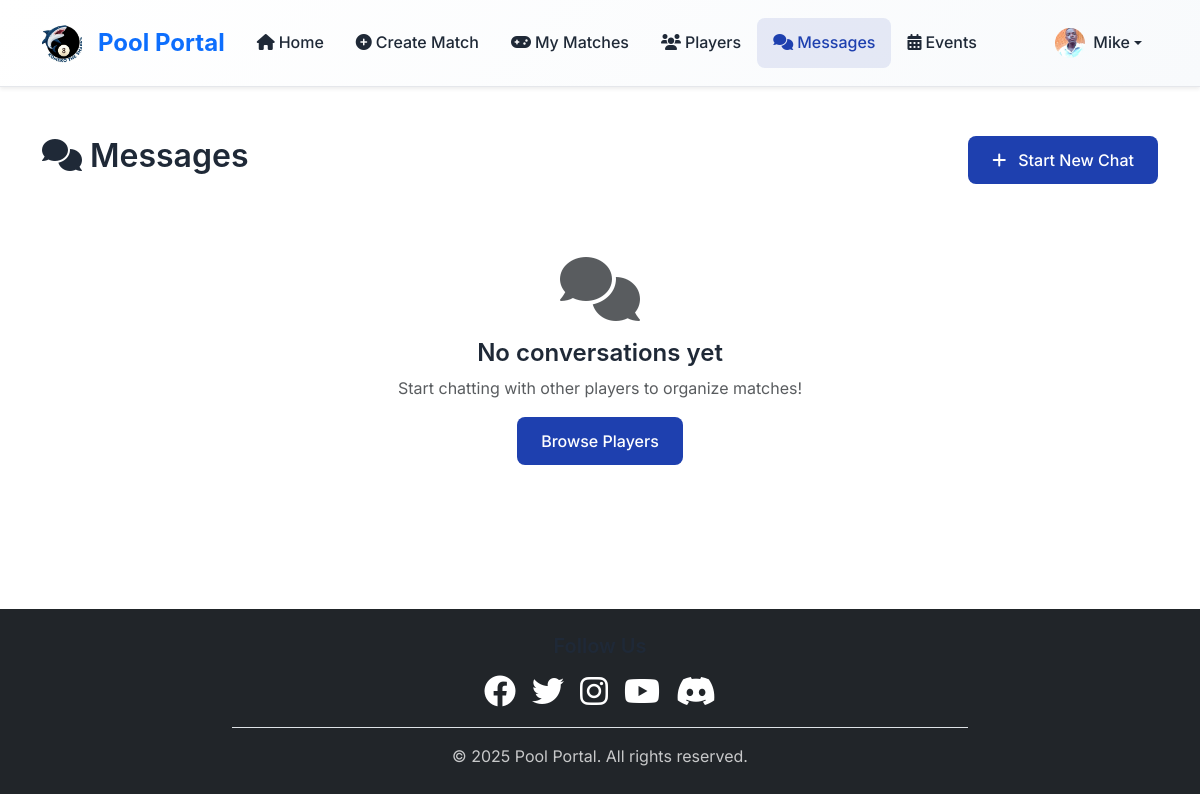
The app's page /chat/ (signed in) with its own data.
### accounts/models.py (models this page shows, shortened)
class User(AbstractUser):
    USER_TYPE_CHOICES = [
        ('player', 'Player'),
        ('referee', 'Referee'),
    ]
    user_type = models.CharField(max_length=10, choices=USER_TYPE_CHOICES)
    location = models.CharField(max_length=100, blank=True)
    phone_number = models.CharField(max_length=15, blank=True, help_text="Enter your phone number")
    profile_photo = models.ImageField(upload_to='profile_photos/', blank=True, null=True)

### chat/views.py (the view)
# urls.py: path('', views.chat_list, name='chat_list'),
@login_required
def chat_list(request):
    if request.user.user_type != 'player':
        messages.error(request, 'Only players can access chat.')
        return redirect('events:home')
    chat_rooms = ChatRoom.objects.filter(
        participants=request.user
    ).annotate(
        latest_message_time=Max('messages__timestamp')
    ).order_by('-latest_message_time')
    for room in chat_rooms:
        room.latest_message = room.messages.order_by('-timestamp').first()
        room.unread_count = room.messages.filter(
            is_read=False
        ).exclude(sender=request.user).count()
    return render(request, 'chat/chat_list.html', {'chat_rooms': chat_rooms})

### templates/chat/chat_list.html (shortened to what this page needs)
{% extends 'base.html' %}
{% block content %}
<div class="container py-5">
    <div class="row">
        <div class="col-12">
            <div class="d-flex justify-content-between align-items-center mb-4">
                <h2><i class="fas fa-comments me-2"></i>Messages</h2>
                <a href="{% url 'accounts:player_directory' %}" class="btn btn-primary">
                    <i class="fas fa-plus me-1"></i>Start New Chat
                </a>
            </div>
            <div id="chat-rooms-container">
                {% if chat_rooms_with_participants %}
                    <div class="row" id="chat-rooms-list">
                        {% for item in chat_rooms_with_participants %}
                            <div class="col-lg-6 mb-3" data-room-id="{{ item.room.id }}">
                                <div class="card chat-room-card shadow-sm">
                                    <div class="card-body">
                                        <div class="d-flex align-items-center">
                                            <div class="position-relative me-3">
                                                {% if item.other_participant.profile_photo %}
                                                    <img src="{{ item.other_participant.profile_photo.url }}" alt="{{ item.other_participant.username }}"
                                                         class="rounded-circle" width="50" height="50" style="object-fit: cover;">
                                                {% else %}
                                                    <div class="bg-secondary rounded-circle d-flex align-items-center justify-content-center"
                                                         style="width: 50px; height: 50px;">
                                                        <i class="fas fa-user text-white"></i>
                                                    </div>
                                                {% endif %}
                                                <span class="position-absolute bottom-0 end-0 bg-success border border-white rounded-circle"
                                                      style="width: 15px; height: 15px;" id="status-{{ item.other_participant.id }}"></span>
                                            </div>
                                            <div class="flex-grow-1">
                                                <div class="d-flex justify-content-between align-items-start">
                                                    <h6 class="mb-1">{{ item.other_participant.first_name }} {{ item.other_participant.last_name }}</h6>
                                                    {% if item.unread_count > 0 %}
                                                        <span class="badge bg-danger unread-badge">{{ item.unread_count }}</span>
                                                    {% endif %}
                                                </div>
                                                <p class="text-muted small mb-0">@{{ item.other_participant.username }}</p>
                                                <div class="last-message-container">
                                                    {% if item.room.last_message %}
                                                        <p class="text-muted small mb-0 last-message-text">
                                                            <span class="sender-name">
                                                                {% if item.room.last_message.sender == request.user %}You{% else %}{{ item.room.last_message.sender.first_name }}{% endif %}:
                                                            </span>
                                                            <span class="message-content">{{ item.room.last_message.content|truncatechars:40 }}</span>
                                                        </p>
                                                        <small class="text-muted last-message-time">{{ item.room.last_message.timestamp|timesince }} ago</small>
                                                    {% else %}
                                                        <p class="text-muted small mb-0 last-message-text">No messages yet</p>
                                                        <small class="text-muted last-message-time"></small>
                                                    {% endif %}
                                                </div>
                                            </div>
                                            <div class="text-end">
                                                <a href="{% url 'chat:chat_room' item.room.id %}" class="btn btn-outline-primary btn-sm">
                                                    <i class="fas fa-comment"></i>
                                                </a>
                                            </div>
                                        </div>
                                    </div>
                                </div>
                            </div>
                        {% endfor %}
                    </div>
                {% else %}
                    <div class="text-center py-5" id="no-chats-message">
                        <i class="fas fa-comments fa-4x text-muted mb-3"></i>
                        <h4>No conversations yet</h4>
                        <p class="text-muted">Start chatting with other players to organize matches!</p>
                        <a href="{% url 'accounts:player_directory' %}" class="btn btn-primary">
                            Browse Players
                        </a>
                    </div>
                {% endif %}
            </div>
        </div>
    </div>
</div>
{% endblock %}

### templates/base.html (shortened to what this page needs)
<!DOCTYPE html>
<html lang="en">
<head>
    <link href="https://cdn.jsdelivr.net/npm/bootstrap@5.3.0/dist/css/bootstrap.min.css" rel="stylesheet">
    <link rel="stylesheet" href="https://cdnjs.cloudflare.com/ajax/libs/font-awesome/6.0.0/css/all.min.css">
    {% load static %}
</head>
<body>
    <nav class="navbar navbar-expand-lg navbar-light bg-white shadow-sm sticky-top">
        <div class="container">
            <a class="navbar-brand d-flex align-items-center" href="{% url 'events:home' %}">
                <img src="{% static 'images/logo.jpg' %}" alt="Pool Portal Logo" height="40" class="me-2 logo-img">
                <span class="fw-bold text-primary fs-4">Pool Portal</span>
            </a>
            <div class="collapse navbar-collapse" id="navbarNav">
                <ul class="navbar-nav me-auto">
                    <li class="nav-item">
                        <a class="nav-link" href="{% url 'events:home' %}">
                            <i class="fas fa-home me-1"></i>Home
                        </a>
                    </li>
                    {% if user.is_authenticated %}
                        {% if user.user_type == 'player' %}
                            <li class="nav-item">
                                <a class="nav-link" href="{% url 'matches:create_match' %}">
                                    <i class="fas fa-plus-circle me-1"></i>Create Match
                                </a>
                            </li>
                            <li class="nav-item position-relative">
                                <a class="nav-link" href="{% url 'matches:my_matches' %}">
                                    <i class="fas fa-gamepad me-1"></i>My Matches
                                </a>
                            </li>
                            <li class="nav-item">
                                <a class="nav-link" href="{% url 'accounts:player_directory' %}">
                                    <i class="fas fa-users me-1"></i>Players
                                </a>
                            </li>
                            <li class="nav-item position-relative">
                                <a class="nav-link" href="{% url 'chat:chat_list' %}">
                                    <i class="fas fa-comments me-1"></i>Messages
                                </a>
                            </li>
                        {% endif %}
                        <li class="nav-item position-relative">
                            <a class="nav-link" href="{% url 'events:event_list' %}">
                                <i class="fas fa-calendar-alt me-1"></i>Events
                            </a>
                        </li>
                    {% endif %}
                </ul>
                <ul class="navbar-nav">
                    {% if user.is_authenticated %}
                        <li class="nav-item dropdown">
                            <a class="nav-link dropdown-toggle d-flex align-items-center" href="#" id="navbarDropdown" role="button" data-bs-toggle="dropdown">
                                {% if user.profile_photo %}
                                    <img src="{{ user.profile_photo.url }}" alt="Profile" class="rounded-circle me-2" width="30" height="30" style="object-fit: cover;">
                                {% else %}
                                    <div class="bg-secondary rounded-circle me-2 d-flex align-items-center justify-content-center" style="width: 30px; height: 30px;">
                                        <i class="fas fa-user text-white small"></i>
                                    </div>
                                {% endif %}
                                {{ user.first_name|default:user.username }}
                            </a>
                        </li>
                    {% endif %}
                </ul>
            </div>
        </div>
    </nav>
    <main>
        {% block content %}
        {% endblock %}
    </main>
    <footer class="bg-dark text-white py-4 mt-5">
        <div class="container">
            <div class="row justify-content-center">
                <div class="col-md-8 text-center">
                    <div class="mb-3">
                        <h5 class="mb-3">Follow Us</h5>
                        <div class="d-flex justify-content-center gap-3">
                            <a href="#" class="text-white social-link">
                                <i class="fab fa-facebook fa-2x"></i>
                            </a>
                            <a href="#" class="text-white social-link">
                                <i class="fab fa-twitter fa-2x"></i>
                            </a>
                            <a href="#" class="text-white social-link">
                                <i class="fab fa-instagram fa-2x"></i>
                            </a>
                            <a href="#" class="text-white social-link">
                                <i class="fab fa-youtube fa-2x"></i>
                            </a>
                            <a href="#" class="text-white social-link">
                                <i class="fab fa-discord fa-2x"></i>
                            </a>
                        </div>
                    </div>
                    <div class="border-top pt-3">
                        <p class="mb-0 opacity-75">
                            &copy; 2025 Pool Portal. All rights reserved.
                        </p>
                    </div>
                </div>
            </div>
        </div>
    </footer>
</body>
</html>

### templates/base.html (style rules this page uses)
:root { --primary-color: #1e40af; --primary-dark: #1e3a8a; --primary-light: #3b82f6; --secondary-color: #059669; --secondary-dark: #047857; --secondary-light: #10b981; --accent-color: #f59e0b; --accent-dark: #d97706; --accent-light: #fbbf24; --success-color: #10b981; --warning-color: #f59e0b; --danger-color: #ef4444; --info-color: #3b82f6; --dark-color: #1f2937; --light-color: #f8fafc; --muted-color: #6b7280; --border-color: #e5e7eb; --font-primary: 'Inter', -apple-system, BlinkMacSystemFont, sans-serif; --font-heading: 'Poppins', -apple-system, BlinkMacSystemFont, sans-serif; --border-radius: 12px; --border-radius-sm: 8px; --border-radius-lg: 16px; --shadow-sm: 0 1px 2px 0 rgba(0, 0, 0, 0.05); --shadow: 0 4px 6px -1px rgba(0, 0, 0, 0.1), 0 2px 4px -1px rgba(0, 0, 0, 0.06); --shadow-lg: 0 10px 15px -3px rgba(0, 0, 0, 0.1), 0 4px 6px -2px rgba(0, 0, 0, 0.05); --shadow-xl: 0 20px 25px -5px rgba(0, 0, 0, 0.1), 0 10px 10px -5px rgba(0, 0, 0, 0.04); }
* { box-sizing: border-box; }
body { font-family: var(--font-primary); line-height: 1.6; color: var(--dark-color); background-color: #ffffff; }
h1, h2, h3, h4, h5, h6 { font-family: var(--font-heading); font-weight: 600; line-height: 1.3; color: var(--dark-color); }
.navbar { background: linear-gradient(135deg, #ffffff 0%, #f8fafc 100%) !important; backdrop-filter: blur(10px); border-bottom: 1px solid var(--border-color); box-shadow: var(--shadow-sm); padding: 1rem 0; }
.navbar-brand { font-family: var(--font-heading); font-weight: 700; font-size: 1.5rem; display: flex; align-items: center; gap: 0.5rem; }
.navbar-brand img { width: 40px; height: 40px; object-fit: cover; border-radius: 8px; transition: transform 0.3s ease; }
.nav-link { font-weight: 500; color: var(--dark-color) !important; padding: 0.75rem 1rem !important; border-radius: var(--border-radius-sm); transition: all 0.3s ease; position: relative; }
.nav-link.active { color: var(--primary-color) !important; background-color: rgba(30, 64, 175, 0.1); }
.btn { font-weight: 500; border-radius: var(--border-radius-sm); padding: 0.75rem 1.5rem; transition: all 0.3s ease; border: none; text-decoration: none; display: inline-flex; align-items: center; gap: 0.5rem; }
.btn-primary { background-color: var(--primary-color); border-color: var(--primary-color); color: white; }

### records on screen
User: profile_photo (picture), first_name "Mike"
